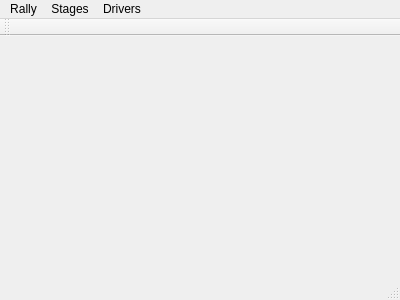
<?xml version="1.0" encoding="UTF-8"?>
<ui version="4.0">
 <class>MainWindow</class>
 <widget class="QMainWindow" name="MainWindow">
  <property name="geometry">
   <rect>
    <x>0</x>
    <y>0</y>
    <width>400</width>
    <height>300</height>
   </rect>
  </property>
  <property name="windowTitle">
   <string>MainWindow</string>
  </property>
  <property name="locale">
   <locale language="English" country="UnitedStates"/>
  </property>
  <widget class="QWidget" name="centralWidget"/>
  <widget class="QMenuBar" name="menuBar">
   <property name="enabled">
    <bool>true</bool>
   </property>
   <property name="geometry">
    <rect>
     <x>0</x>
     <y>0</y>
     <width>400</width>
     <height>21</height>
    </rect>
   </property>
   <widget class="QMenu" name="menuNew_tournament">
    <property name="title">
     <string>Rally</string>
    </property>
    <addaction name="actionNew"/>
    <addaction name="actionLoad"/>
    <addaction name="separator"/>
    <addaction name="actionExit"/>
   </widget>
   <widget class="QMenu" name="menuTracks">
    <property name="title">
     <string>Stages</string>
    </property>
    <addaction name="actionEdit"/>
   </widget>
   <widget class="QMenu" name="menuDrivers">
    <property name="title">
     <string>Drivers</string>
    </property>
    <addaction name="actionEdit_2"/>
   </widget>
   <addaction name="menuNew_tournament"/>
   <addaction name="menuTracks"/>
   <addaction name="menuDrivers"/>
  </widget>
  <widget class="QToolBar" name="mainToolBar">
   <attribute name="toolBarArea">
    <enum>TopToolBarArea</enum>
   </attribute>
   <attribute name="toolBarBreak">
    <bool>false</bool>
   </attribute>
  </widget>
  <widget class="QStatusBar" name="statusBar"/>
  <action name="actionNew">
   <property name="text">
    <string>New</string>
   </property>
  </action>
  <action name="actionLoad">
   <property name="text">
    <string>Load</string>
   </property>
  </action>
  <action name="actionExit">
   <property name="text">
    <string>Exit</string>
   </property>
  </action>
  <action name="actionEdit_2">
   <property name="text">
    <string>Edit</string>
   </property>
  </action>
  <action name="actionEdit">
   <property name="text">
    <string>Edit</string>
   </property>
  </action>
 </widget>
 <layoutdefault spacing="6" margin="11"/>
 <resources/>
 <connections/>
</ui>
